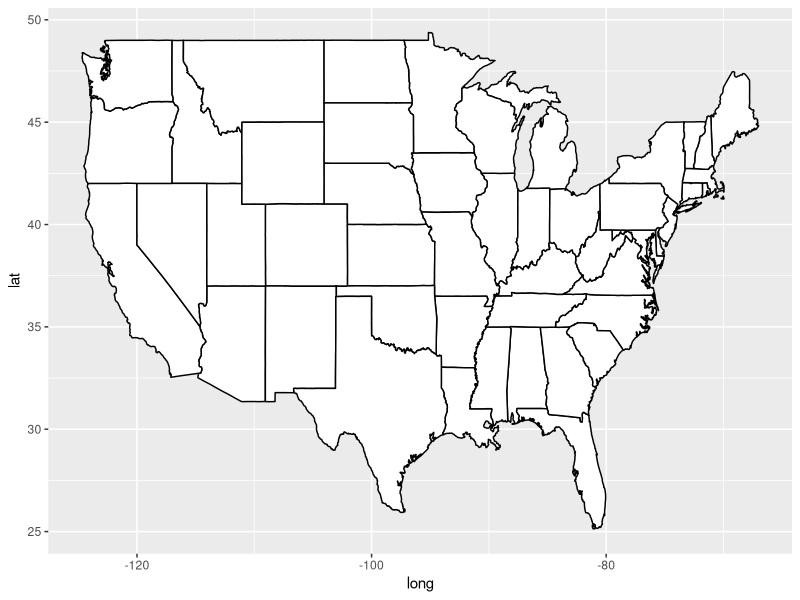

Source code (R):
## ---- chunk 1
knitr::opts_chunk$set(fig.path=sprintf('../images/%s', knitr::opts_chunk$get('fig.path')))
## ---- chunk 2
#load library
library(ggplot2)
library(maps)

#load generic usa map data
all_states <- map_data("state")
states <- subset(all_states, region %in% c( "connecticut", "maine", "massachusetts", "new hampshire", "new york", "rhode island", "vermont" ) )

#plot all states with ggplot
p <- ggplot()
p <- p + geom_polygon( data=all_states, aes(x=long, y=lat, group = group),colour="black", fill="white" )
print(p)
